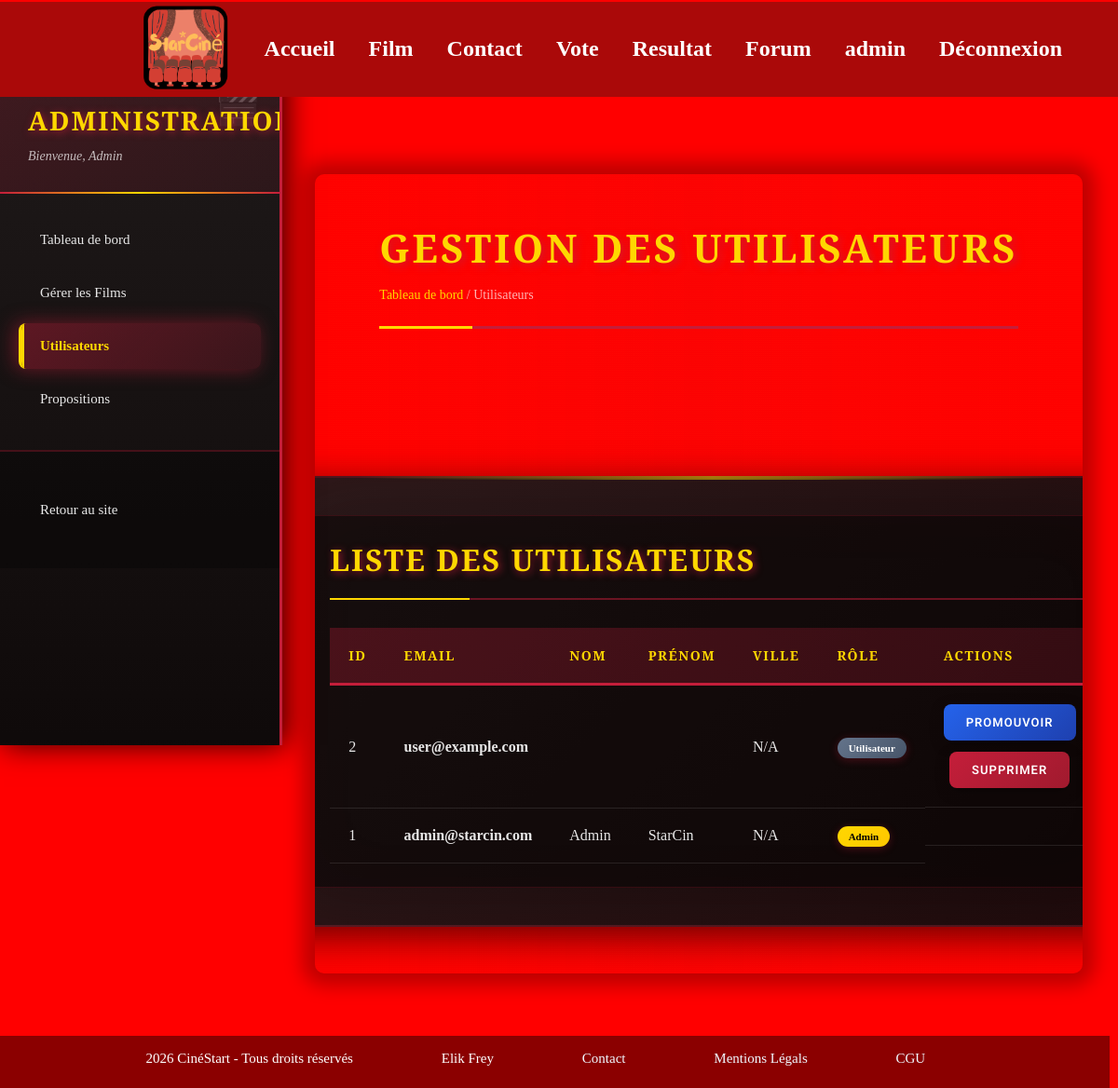
Page /index.php?action=admin_users (signed in) on the earlier database version.
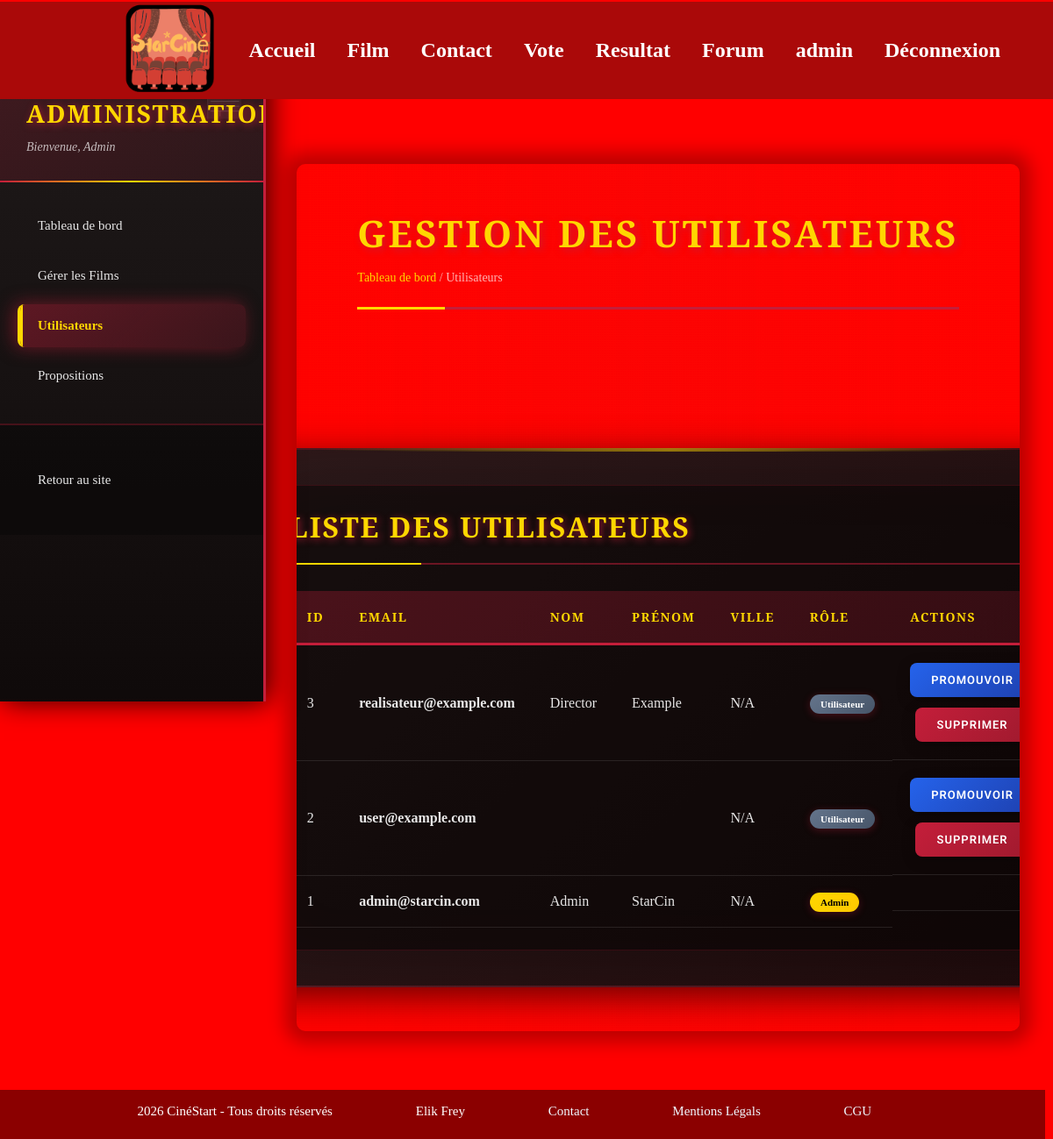
Same page on the later database version.
### tables this page shows
CREATE TABLE IF NOT EXISTS `utilisateur` (
  `id_utilisateur` int NOT NULL AUTO_INCREMENT,
  `nom` varchar(100) NOT NULL,
  `prenom` varchar(100) NOT NULL,
  `email` varchar(191) NOT NULL,
  `mot_de_passe` varchar(255) NOT NULL,
  `ville` varchar(100) DEFAULT NULL,
  `role` varchar(50) NOT NULL DEFAULT 'user',
  PRIMARY KEY (`id_utilisateur`),
  UNIQUE KEY `email` (`email`)
);

### src/Controller/Admin/AdminUserController.php (called while the page is built, shortened)
<?php
require_once ROOT_DIR . 'src/Repository/AdminRepository.php';
require_once ROOT_DIR . 'src/Service/AdminUserService.php';
class AdminUserController
{
    private AdminUserService $userService;
    public function __construct()
    {
        $repository = new AdminRepository();
        $this->userService = new AdminUserService($repository);
    }
    public function listUsers(): void
    {
        $users = $this->userService->getAllUsers();
        require ROOT_DIR . 'views/layout/header.php';
        require ROOT_DIR . 'views/admin/user_list.php';
    }
}

### src/Database/DBConnection.php (called while the page is built)
<?php
class DBConnection {
    private static $instance = null;
    private $pdo;
    private $host = 'localhost';
    private $db   = 'cinema';
    private $user = 'root';
    private $pass = '';
    private $charset = 'utf8mb4';
    private function __construct() {
        $dsn = "mysql:host={$this->host};dbname={$this->db};charset={$this->charset}";
        $options = [
            PDO::ATTR_ERRMODE            => PDO::ERRMODE_EXCEPTION,
            PDO::ATTR_DEFAULT_FETCH_MODE => PDO::FETCH_ASSOC,
            PDO::ATTR_EMULATE_PREPARES   => false,
        ];
        try {
            $this->pdo = new PDO($dsn, $this->user, $this->pass, $options);
        } catch (\PDOException $e) {
            die("Erreur de connexion à la base de données : " . $e->getMessage() . " Vérifiez vos identifiants dans DBConnection.php");
        }
    }
    public static function getInstance(): DBConnection {
        if (self::$instance === null) {
            self::$instance = new DBConnection();
        }
        return self::$instance;
    }
    public function getPDO(): PDO {
        return $this->pdo;
    }
}
?>

### src/Service/AdminUserService.php (called while the page is built, shortened)
<?php
class AdminUserService
{
    private IAdminRepository $repository;
    public function __construct(IAdminRepository $repository)
    {
        $this->repository = $repository;
    }
    public function getAllUsers(): array
    {
        return $this->repository->getUsers();
    }
}

### src/Repository/AdminRepository.php (called while the page is built, shortened)
<?php
require_once ROOT_DIR . 'src/Database/DBConnection.php';
class AdminRepository implements IAdminRepository
{
    private PDO $db;
    public function __construct()
    {
        $this->db = DBConnection::getInstance()->getPDO();
    }
    public function getUsers(): array
    {
        $sql = "
            SELECT id_utilisateur, email, role, nom, prenom, ville
            FROM utilisateur
            ORDER BY id_utilisateur DESC
        ";
        return $this->db->query($sql)->fetchAll(PDO::FETCH_ASSOC);
    }
}

### views/admin/user_list.php (the view, shortened to what the rows shown need)
<?php require ROOT_DIR . 'views/layout/header.php'; ?>
<div class="admin-container">
    <aside class="sidebar">
        <div class="sidebar-header">
            <h2>Administration</h2>
        </div>
    </aside>
    <main class="content">
        <div class="content-header">
            <h1>Gestion des Utilisateurs</h1>
        </div>
        <section class="admin-section">
            <div class="table-container">
                <div class="section-header">
                    <h2>Liste des Utilisateurs</h2>
                </div>
                <table class="data-table">
                    <thead>
                        <tr>
                            <th>ID</th>
                            <th>Email</th>
                            <th>Nom</th>
                            <th>Prénom</th>
                            <th>Ville</th>
                            <th>Rôle</th>
                            <th>Actions</th>
                        </tr>
                    </thead>
                    <tbody>
                        <?php if (empty($users)): ?>
                            <tr>
                                <td colspan="7" style="text-align: center; padding: 40px;">
                                    Aucun utilisateur enregistré.
                                </td>
                            </tr>
                        <?php else: ?>
                            <?php foreach ($users as $user): ?>
                                <tr>
                                    <td><?php echo htmlspecialchars($user['id_utilisateur'] ?? ''); ?></td>
                                    <td><strong><?php echo htmlspecialchars($user['email'] ?? ''); ?></strong></td>
                                    <td><?php echo htmlspecialchars($user['nom'] ?? 'N/A'); ?></td>
                                    <td><?php echo htmlspecialchars($user['prenom'] ?? 'N/A'); ?></td>
                                    <td><?php echo htmlspecialchars($user['ville'] ?? 'N/A'); ?></td>
                                    <td>
                                        <?php if (($user['role'] ?? '') === 'admin'): ?>
                                            <span class="badge badge-admin">Admin</span>
                                        <?php else: ?>
                                            <span class="badge badge-user">Utilisateur</span>
                                        <?php endif; ?>
                                    </td>
                                    <td class="actions-cell">
                                        <?php if (($user['role'] ?? '') !== 'admin'): ?>
                                            <a href="<?php echo ROOT_PATH; ?>index.php?action=admin_promote_user&id=<?php echo $user['id_utilisateur']; ?>"
                                               class="btn-edit"
                                               onclick="return confirm('Promouvoir cet utilisateur au rang d\'administrateur ?');">
                                                Promouvoir
                                            </a>
                                        <?php endif; ?>
                                        <?php if (($user['id_utilisateur'] ?? 0) != ($_SESSION['user_id'] ?? 0)): ?>
                                            <a href="<?php echo ROOT_PATH; ?>index.php?action=admin_delete_user&id=<?php echo $user['id_utilisateur']; ?>"
                                               class="btn-delete"
                                               onclick="return confirm('Êtes-vous sûr de vouloir supprimer cet utilisateur ?');">
                                                Supprimer
                                            </a>
                                        <?php endif; ?>
                                    </td>
                                </tr>
                            <?php endforeach; ?>
                        <?php endif; ?>
                    </tbody>
                </table>
            </div>
        </section>
    </main>
</div>
<?php require ROOT_DIR . 'views/layout/footer.php'; ?>

Differences in the rows shown:
added utilisateur: id_utilisateur "3", email "realisateur@example.com", nom "Director", prenom "Example", ville "N/A", role "Utilisateur"
